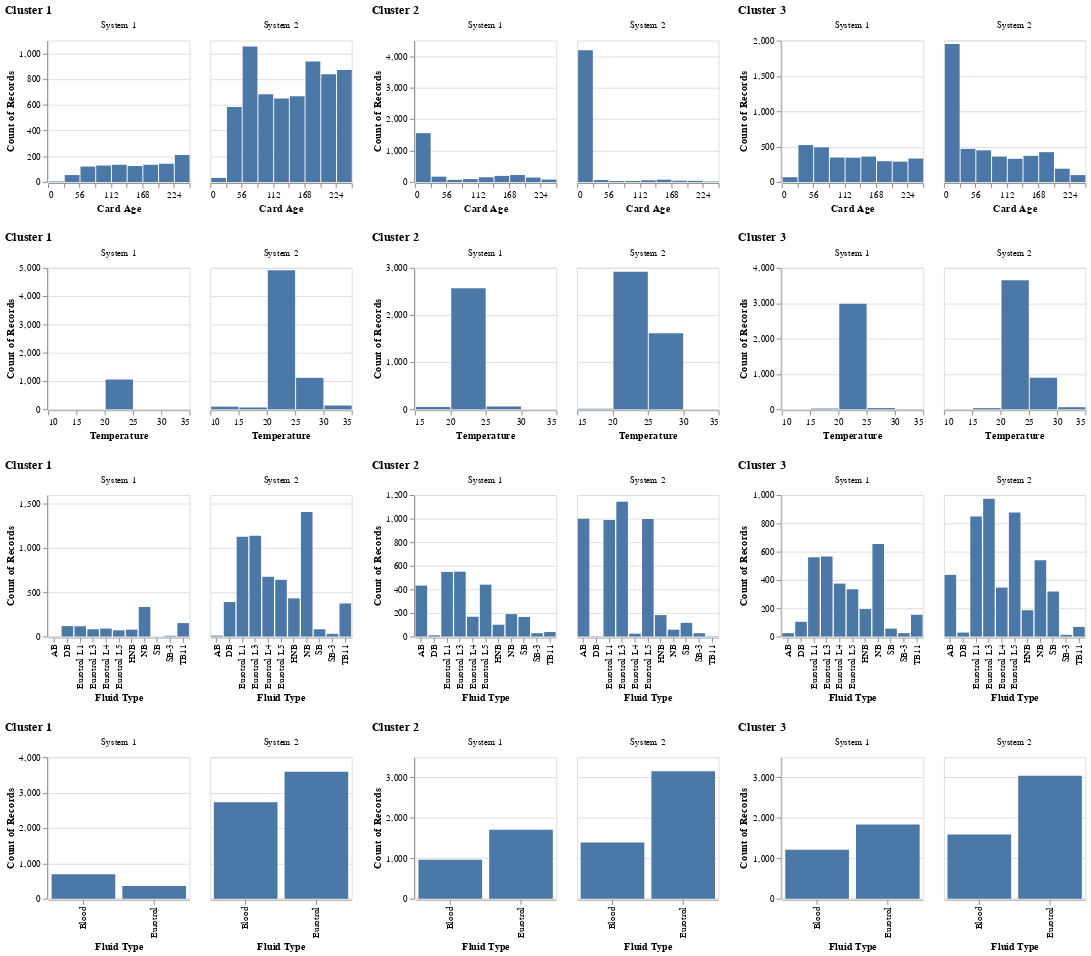

Notebook cell for this chart:
### Code cell
# Plot the feature distribution
plot_sensor_data(A_sample_window_zero, y_pred)
